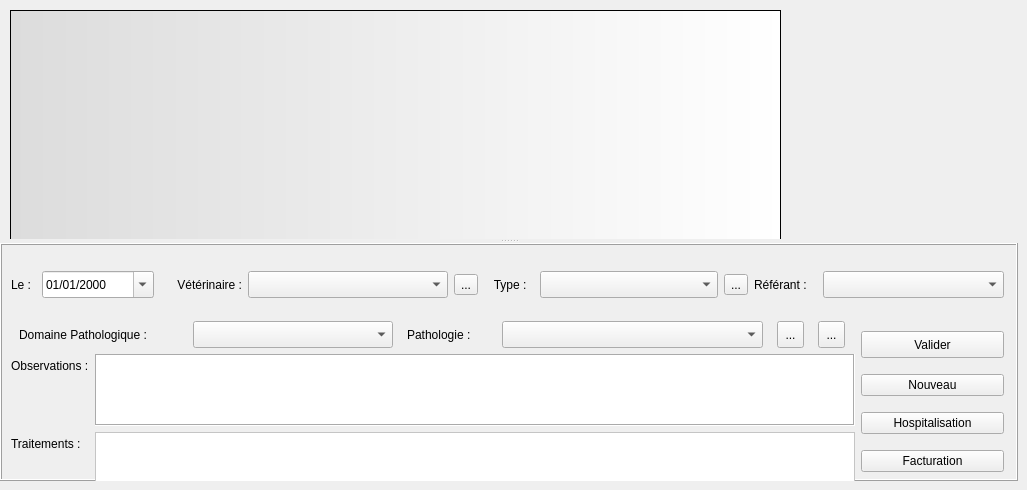
  <widget class="QWidget" name="tab_consulation">
   <attribute name="title">
    <string>Consultations</string>
   </attribute>
   <widget class="QSplitter" name="splitter">
    <property name="geometry">
     <rect>
      <x>0</x>
      <y>0</y>
      <width>1018</width>
      <height>481</height>
     </rect>
    </property>
    <property name="sizePolicy">
     <sizepolicy hsizetype="Preferred" vsizetype="Preferred">
      <horstretch>0</horstretch>
      <verstretch>0</verstretch>
     </sizepolicy>
    </property>
    <property name="maximumSize">
     <size>
      <width>16777215</width>
      <height>16777215</height>
     </size>
    </property>
    <property name="orientation">
     <enum>Qt::Vertical</enum>
    </property>
    <widget class="QFrame" name="frame_med_sup">
     <property name="styleSheet">
      <string notr="true">background-color: rgb(188, 255, 231,0);</string>
     </property>
     <property name="frameShape">
      <enum>QFrame::Box</enum>
     </property>
     <property name="frameShadow">
      <enum>QFrame::Raised</enum>
     </property>
     <widget class="QTextBrowser" name="textBrowser_consultations">
      <property name="geometry">
       <rect>
        <x>10</x>
        <y>10</y>
        <width>771</width>
        <height>401</height>
       </rect>
      </property>
      <property name="styleSheet">
       <string notr="true">background-position: right; background-image:  url(:/newPrefix/images/openvet.png);background-repeat: no-repeat; 
background-color: qlineargradient(spread:pad, x1:0, y1:0, x2:1, y2:0, stop:0 rgba(220, 220, 220, 255), stop:1 rgba(255, 255, 255, 255));</string>
      </property>
     </widget>
     <widget class="QListView" name="listView_vaccins">
      <property name="geometry">
       <rect>
        <x>790</x>
        <y>10</y>
        <width>221</width>
        <height>141</height>
       </rect>
      </property>
     </widget>
    </widget>
    <widget class="QFrame" name="frame_med_inf">
     <property name="sizePolicy">
      <sizepolicy hsizetype="Preferred" vsizetype="Expanding">
       <horstretch>0</horstretch>
       <verstretch>0</verstretch>
      </sizepolicy>
     </property>
     <property name="minimumSize">
      <size>
       <width>0</width>
       <height>0</height>
      </size>
     </property>
     <property name="toolTip">
      <string>Ajouter un commentaire</string>
     </property>
     <property name="styleSheet">
      <string notr="true"/>
     </property>
     <property name="frameShape">
      <enum>QFrame::Box</enum>
     </property>
     <property name="frameShadow">
      <enum>QFrame::Raised</enum>
     </property>
     <widget class="QWidget" name="layoutWidget">
      <property name="geometry">
       <rect>
        <x>11</x>
        <y>11</y>
        <width>993</width>
        <height>246</height>
       </rect>
      </property>
      <layout class="QVBoxLayout" name="verticalLayout_6">
       <item>
        <layout class="QHBoxLayout" name="horizontalLayout">
         <property name="spacing">
          <number>6</number>
         </property>
         <item>
          <widget class="QLabel" name="label_13">
           <property name="maximumSize">
            <size>
             <width>25</width>
             <height>27</height>
            </size>
           </property>
           <property name="text">
            <string>Le :</string>
           </property>
           <property name="buddy">
            <cstring>dateEdit_consult</cstring>
           </property>
          </widget>
         </item>
         <item>
          <widget class="QDateEdit" name="dateEdit_consult">
           <property name="sizePolicy">
            <sizepolicy hsizetype="Fixed" vsizetype="Fixed">
             <horstretch>0</horstretch>
             <verstretch>0</verstretch>
            </sizepolicy>
           </property>
           <property name="minimumSize">
            <size>
             <width>112</width>
             <height>27</height>
            </size>
           </property>
           <property name="maximumSize">
            <size>
             <width>16777215</width>
             <height>27</height>
            </size>
           </property>
           <property name="toolTip">
            <string>Date de consultation</string>
           </property>
           <property name="displayFormat">
            <string>dd/MM/yyyy</string>
           </property>
           <property name="calendarPopup">
            <bool>true</bool>
           </property>
          </widget>
         </item>
         <item>
          <widget class="QLabel" name="label">
           <property name="minimumSize">
            <size>
             <width>82</width>
             <height>0</height>
            </size>
           </property>
           <property name="maximumSize">
            <size>
             <width>82</width>
             <height>27</height>
            </size>
           </property>
           <property name="text">
            <string>Vétérinaire :</string>
           </property>
           <property name="textFormat">
            <enum>Qt::AutoText</enum>
           </property>
           <property name="alignment">
            <set>Qt::AlignRight|Qt::AlignTrailing|Qt::AlignVCenter</set>
           </property>
           <property name="textInteractionFlags">
            <set>Qt::LinksAccessibleByMouse</set>
           </property>
           <property name="buddy">
            <cstring>comboBox_veterinaire</cstring>
           </property>
          </widget>
         </item>
         <item>
          <widget class="MyComboBox" name="comboBox_veterinaire">
           <property name="sizePolicy">
            <sizepolicy hsizetype="Fixed" vsizetype="Fixed">
             <horstretch>0</horstretch>
             <verstretch>0</verstretch>
            </sizepolicy>
           </property>
           <property name="minimumSize">
            <size>
             <width>200</width>
             <height>27</height>
            </size>
           </property>
           <property name="maximumSize">
            <size>
             <width>16777215</width>
             <height>27</height>
            </size>
           </property>
           <property name="toolTip">
            <string>Vétérinaire consultant</string>
           </property>
           <property name="styleSheet">
            <string notr="true">selection-background-color: rgb(255, 255, 127);</string>
           </property>
           <property name="editable">
            <bool>false</bool>
           </property>
           <property name="frame">
            <bool>true</bool>
           </property>
          </widget>
         </item>
         <item>
          <widget class="QToolButton" name="toolButton_Veterinaire">
           <property name="text">
            <string>...</string>
           </property>
           <property name="icon">
            <iconset resource="resources.qrc">
             <normaloff>:/newPrefix/images/edit1.png</normaloff>:/newPrefix/images/edit1.png</iconset>
           </property>
           <property name="iconSize">
            <size>
             <width>20</width>
             <height>20</height>
            </size>
           </property>
          </widget>
         </item>
         <item>
          <widget class="QLabel" name="label_12">
           <property name="maximumSize">
            <size>
             <width>50</width>
             <height>27</height>
            </size>
           </property>
           <property name="text">
            <string>   Type :</string>
           </property>
           <property name="buddy">
            <cstring>comboBox_consultType</cstring>
           </property>
          </widget>
         </item>
         <item>
          <widget class="MyComboBox" name="comboBox_consultType">
           <property name="minimumSize">
            <size>
             <width>160</width>
             <height>27</height>
            </size>
           </property>
           <property name="maximumSize">
            <size>
             <width>16777215</width>
             <height>27</height>
            </size>
           </property>
           <property name="toolTip">
            <string>Choir le type dominant de la consultation</string>
           </property>
           <property name="styleSheet">
            <string notr="true">selection-background-color: rgb(255, 255, 127);</string>
           </property>
          </widget>
         </item>
         <item>
          <widget class="QToolButton" name="toolButton_TypeConsultation">
           <property name="text">
            <string>...</string>
           </property>
           <property name="icon">
            <iconset resource="resources.qrc">
             <normaloff>:/newPrefix/images/edit1.png</normaloff>:/newPrefix/images/edit1.png</iconset>
           </property>
           <property name="iconSize">
            <size>
             <width>20</width>
             <height>20</height>
            </size>
           </property>
          </widget>
         </item>
         <item>
          <widget class="QLabel" name="label_Referant">
           <property name="maximumSize">
            <size>
             <width>63</width>
             <height>27</height>
            </size>
           </property>
           <property name="text">
            <string>Référant :</string>
           </property>
           <property name="buddy">
            <cstring>comboBox_Referant</cstring>
           </property>
          </widget>
         </item>
         <item>
          <widget class="MyComboBox" name="comboBox_Referant">
           <property name="minimumSize">
            <size>
             <width>181</width>
             <height>27</height>
            </size>
           </property>
           <property name="maximumSize">
            <size>
             <width>16777215</width>
             <height>27</height>
            </size>
           </property>
           <property name="toolTip">
            <string>Choisir un vétérinaire référant</string>
           </property>
           <property name="styleSheet">
            <string notr="true">selection-background-color: rgb(255, 255, 127);</string>
           </property>
           <property name="editable">
            <bool>false</bool>
           </property>
          </widget>
         </item>
        </layout>
       </item>
       <item>
        <layout class="QHBoxLayout" name="horizontalLayout_8">
         <item>
          <layout class="QVBoxLayout" name="verticalLayout_5">
           <item>
            <layout class="QHBoxLayout" name="horizontalLayout_7">
             <item>
              <widget class="QLabel" name="label_17">
               <property name="maximumSize">
                <size>
                 <width>160</width>
                 <height>27</height>
                </size>
               </property>
               <property name="text">
                <string>Domaine Pathologique :</string>
               </property>
              </widget>
             </item>
             <item>
              <widget class="MyComboBox" name="comboBox_PathologieDomaine">
               <property name="minimumSize">
                <size>
                 <width>191</width>
                 <height>27</height>
                </size>
               </property>
               <property name="maximumSize">
                <size>
                 <width>200</width>
                 <height>27</height>
                </size>
               </property>
               <property name="toolTip">
                <string>Domaine pathologique dominant de la consultation</string>
               </property>
               <property name="styleSheet">
                <string notr="true">selection-background-color: rgb(255, 255, 127);</string>
               </property>
              </widget>
             </item>
             <item>
              <widget class="QLabel" name="label_Pathologie">
               <property name="minimumSize">
                <size>
                 <width>81</width>
                 <height>0</height>
                </size>
               </property>
               <property name="maximumSize">
                <size>
                 <width>81</width>
                 <height>27</height>
                </size>
               </property>
               <property name="text">
                <string>Pathologie :</string>
               </property>
              </widget>
             </item>
             <item>
              <widget class="MyComboBox" name="comboBox_Pathologie">
               <property name="minimumSize">
                <size>
                 <width>221</width>
                 <height>27</height>
                </size>
               </property>
               <property name="maximumSize">
                <size>
                 <width>261</width>
                 <height>27</height>
                </size>
               </property>
               <property name="toolTip">
                <string>Choisir une Pathologie Dominante pour cette Consultation</string>
               </property>
               <property name="styleSheet">
                <string notr="true">selection-background-color: rgb(255, 255, 127);</string>
               </property>
               <property name="editable">
                <bool>false</bool>
               </property>
              </widget>
             </item>
             <item>
              <widget class="QToolButton" name="toolButton_Pathologie">
               <property name="minimumSize">
                <size>
                 <width>27</width>
                 <height>27</height>
                </size>
               </property>
               <property name="maximumSize">
                <size>
                 <width>27</width>
                 <height>27</height>
                </size>
               </property>
               <property name="toolTip">
                <string>Accès au formulaire de pathologie</string>
               </property>
               <property name="text">
                <string>...</string>
               </property>
               <property name="icon">
                <iconset resource="resources.qrc">
                 <normaloff>:/newPrefix/images/pathologie.png</normaloff>:/newPrefix/images/pathologie.png</iconset>
               </property>
               <property name="iconSize">
                <size>
                 <width>36</width>
                 <height>36</height>
                </size>
               </property>
              </widget>
             </item>
             <item>
              <widget class="QToolButton" name="toolButton_comment">
               <property name="minimumSize">
                <size>
                 <width>27</width>
                 <height>27</height>
                </size>
               </property>
               <property name="maximumSize">
                <size>
                 <width>27</width>
                 <height>27</height>
                </size>
               </property>
               <property name="text">
                <string>...</string>
               </property>
               <property name="icon">
                <iconset resource="resources.qrc">
                 <normaloff>:/newPrefix/images/info.png</normaloff>:/newPrefix/images/info.png</iconset>
               </property>
               <property name="iconSize">
                <size>
                 <width>48</width>
                 <height>48</height>
                </size>
               </property>
              </widget>
             </item>
            </layout>
           </item>
           <item>
            <layout class="QFormLayout" name="formLayout">
             <property name="fieldGrowthPolicy">
              <enum>QFormLayout::AllNonFixedFieldsGrow</enum>
             </property>
             <item row="0" column="0">
              <widget class="QLabel" name="label_14">
               <property name="text">
                <string>Observations :</string>
               </property>
              </widget>
             </item>
             <item row="0" column="1">
              <widget class="QTextEdit" name="textEdit_consultObs">
               <property name="sizePolicy">
                <sizepolicy hsizetype="Preferred" vsizetype="Preferred">
                 <horstretch>0</horstretch>
                 <verstretch>0</verstretch>
                </sizepolicy>
               </property>
               <property name="minimumSize">
                <size>
                 <width>760</width>
                 <height>0</height>
                </size>
               </property>
               <property name="maximumSize">
                <size>
                 <width>16777215</width>
                 <height>111</height>
                </size>
               </property>
               <property name="toolTip">
                <string>Insérer les observations cliniques</string>
               </property>
               <property name="styleSheet">
                <string notr="true">background-color: rgb(255, 255, 255);</string>
               </property>
               <property name="frameShape">
                <enum>QFrame::Box</enum>
               </property>
               <property name="frameShadow">
                <enum>QFrame::Sunken</enum>
               </property>
              </widget>
             </item>
             <item row="1" column="0">
              <widget class="QLabel" name="label_15">
               <property name="text">
                <string>Traitements :</string>
               </property>
              </widget>
             </item>
             <item row="1" column="1">
              <widget class="QTextEdit" name="textEdit_consultTrait">
               <property name="sizePolicy">
                <sizepolicy hsizetype="Fixed" vsizetype="Fixed">
                 <horstretch>0</horstretch>
                 <verstretch>0</verstretch>
                </sizepolicy>
               </property>
               <property name="minimumSize">
                <size>
                 <width>760</width>
                 <height>0</height>
                </size>
               </property>
               <property name="maximumSize">
                <size>
                 <width>16777215</width>
                 <height>51</height>
                </size>
               </property>
               <property name="toolTip">
                <string>Inserez les traitements</string>
               </property>
               <property name="styleSheet">
                <string notr="true">background-color: rgb(255, 255, 255);</string>
               </property>
              </widget>
             </item>
            </layout>
           </item>
          </layout>
         </item>
         <item>
          <layout class="QVBoxLayout" name="verticalLayout">
           <item>
            <widget class="QPushButton" name="pushButton_valider">
             <property name="minimumSize">
              <size>
               <width>0</width>
               <height>27</height>
              </size>
             </property>
             <property name="toolTip">
              <string>Enregistrer cette consultation</string>
             </property>
             <property name="text">
              <string>Valider</string>
             </property>
            </widget>
           </item>
           <item>
            <widget class="QPushButton" name="pushButton_Nouveau">
             <property name="toolTip">
              <string>Nouvelle Consultation</string>
             </property>
             <property name="text">
              <string>Nouveau</string>
             </property>
            </widget>
           </item>
           <item>
            <widget class="QPushButton" name="pushButton_Hospit">
             <property name="toolTip">
              <string>Imprimer la fiche d'hospitalisation</string>
             </property>
             <property name="text">
              <string>Hospitalisation</string>
             </property>
            </widget>
           </item>
           <item>
            <widget class="QPushButton" name="pushButton_Facturation">
             <property name="toolTip">
              <string>Basculer en facturation</string>
             </property>
             <property name="text">
              <string>Facturation</string>
             </property>
            </widget>
           </item>
          </layout>
         </item>
        </layout>
       </item>
      </layout>
     </widget>
    </widget>
   </widget>
  </widget>
